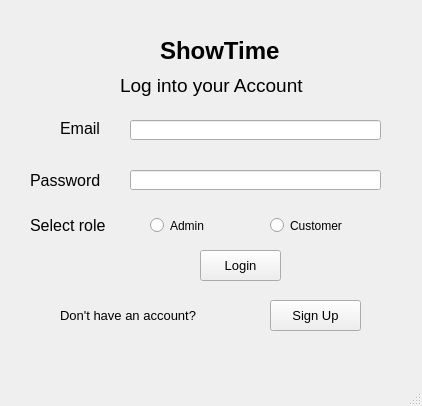
<?xml version="1.0" encoding="UTF-8"?>
<ui version="4.0">
 <class>MainWindow</class>
 <widget class="QMainWindow" name="MainWindow">
  <property name="geometry">
   <rect>
    <x>0</x>
    <y>0</y>
    <width>422</width>
    <height>406</height>
   </rect>
  </property>
  <property name="windowTitle">
   <string>MainWindow</string>
  </property>
  <widget class="QWidget" name="centralwidget">
   <widget class="QLabel" name="label">
    <property name="geometry">
     <rect>
      <x>160</x>
      <y>30</y>
      <width>161</width>
      <height>41</height>
     </rect>
    </property>
    <property name="font">
     <font>
      <pointsize>18</pointsize>
      <weight>75</weight>
      <bold>true</bold>
     </font>
    </property>
    <property name="text">
     <string>ShowTime</string>
    </property>
   </widget>
   <widget class="QLabel" name="label_2">
    <property name="geometry">
     <rect>
      <x>120</x>
      <y>70</y>
      <width>231</width>
      <height>31</height>
     </rect>
    </property>
    <property name="font">
     <font>
      <pointsize>14</pointsize>
     </font>
    </property>
    <property name="text">
     <string>Log into your Account</string>
    </property>
   </widget>
   <widget class="QLabel" name="label_3">
    <property name="geometry">
     <rect>
      <x>60</x>
      <y>120</y>
      <width>61</width>
      <height>16</height>
     </rect>
    </property>
    <property name="font">
     <font>
      <pointsize>12</pointsize>
     </font>
    </property>
    <property name="text">
     <string>Email</string>
    </property>
   </widget>
   <widget class="QLabel" name="label_4">
    <property name="geometry">
     <rect>
      <x>30</x>
      <y>170</y>
      <width>91</width>
      <height>20</height>
     </rect>
    </property>
    <property name="font">
     <font>
      <pointsize>12</pointsize>
     </font>
    </property>
    <property name="text">
     <string>Password</string>
    </property>
   </widget>
   <widget class="QLabel" name="label_5">
    <property name="geometry">
     <rect>
      <x>30</x>
      <y>210</y>
      <width>101</width>
      <height>31</height>
     </rect>
    </property>
    <property name="font">
     <font>
      <pointsize>12</pointsize>
     </font>
    </property>
    <property name="text">
     <string>Select role</string>
    </property>
   </widget>
   <widget class="QRadioButton" name="radioButton">
    <property name="geometry">
     <rect>
      <x>150</x>
      <y>210</y>
      <width>81</width>
      <height>31</height>
     </rect>
    </property>
    <property name="text">
     <string>Admin</string>
    </property>
    <property name="checkable">
     <bool>true</bool>
    </property>
    <property name="checked">
     <bool>false</bool>
    </property>
    <property name="autoExclusive">
     <bool>true</bool>
    </property>
   </widget>
   <widget class="QRadioButton" name="radioButton_2">
    <property name="geometry">
     <rect>
      <x>270</x>
      <y>210</y>
      <width>91</width>
      <height>31</height>
     </rect>
    </property>
    <property name="text">
     <string>Customer</string>
    </property>
    <property name="checkable">
     <bool>true</bool>
    </property>
    <property name="checked">
     <bool>false</bool>
    </property>
    <property name="autoExclusive">
     <bool>true</bool>
    </property>
   </widget>
   <widget class="QPushButton" name="pushButton">
    <property name="geometry">
     <rect>
      <x>200</x>
      <y>250</y>
      <width>81</width>
      <height>31</height>
     </rect>
    </property>
    <property name="font">
     <font>
      <pointsize>10</pointsize>
     </font>
    </property>
    <property name="text">
     <string>Login</string>
    </property>
   </widget>
   <widget class="QLabel" name="label_6">
    <property name="geometry">
     <rect>
      <x>60</x>
      <y>290</y>
      <width>211</width>
      <height>51</height>
     </rect>
    </property>
    <property name="font">
     <font>
      <pointsize>10</pointsize>
     </font>
    </property>
    <property name="text">
     <string>Don't have an account?</string>
    </property>
   </widget>
   <widget class="QPushButton" name="pushButton_2">
    <property name="geometry">
     <rect>
      <x>270</x>
      <y>300</y>
      <width>91</width>
      <height>31</height>
     </rect>
    </property>
    <property name="font">
     <font>
      <pointsize>10</pointsize>
     </font>
    </property>
    <property name="text">
     <string>Sign Up</string>
    </property>
   </widget>
   <widget class="QLineEdit" name="lineEdit">
    <property name="geometry">
     <rect>
      <x>130</x>
      <y>120</y>
      <width>251</width>
      <height>20</height>
     </rect>
    </property>
    <property name="text">
     <string/>
    </property>
   </widget>
   <widget class="QLineEdit" name="lineEdit_2">
    <property name="geometry">
     <rect>
      <x>130</x>
      <y>170</y>
      <width>251</width>
      <height>20</height>
     </rect>
    </property>
    <property name="text">
     <string/>
    </property>
   </widget>
  </widget>
  <widget class="QMenuBar" name="menubar">
   <property name="geometry">
    <rect>
     <x>0</x>
     <y>0</y>
     <width>422</width>
     <height>26</height>
    </rect>
   </property>
  </widget>
  <widget class="QStatusBar" name="statusbar"/>
 </widget>
 <resources/>
 <connections/>
</ui>
